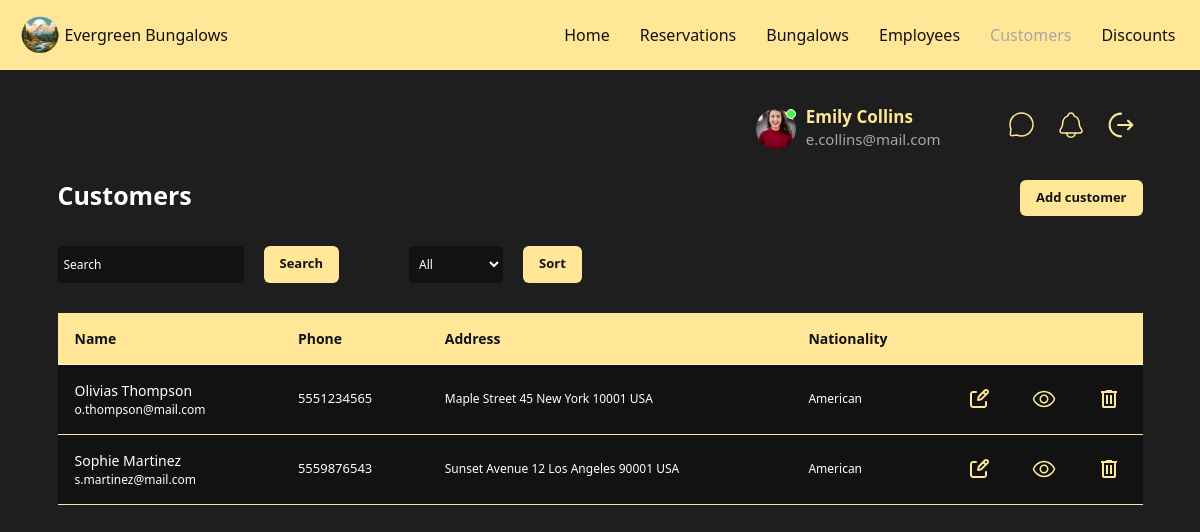
Page /Views/customers/customers.php (signed in) on the committed database.
### tables this page shows
CREATE TABLE `customer` (
  `id` int(11) NOT NULL,
  `idUser` int(11) NOT NULL,
  `nationality` varchar(100) DEFAULT NULL
);

CREATE TABLE `users` (
  `id` int(11) NOT NULL,
  `name` varchar(255) NOT NULL,
  `surname` varchar(255) NOT NULL,
  `email` varchar(255) NOT NULL,
  `phone_number` varchar(20) DEFAULT NULL,
  `addressId` int(11) DEFAULT NULL,
  `createdAt` timestamp NOT NULL DEFAULT current_timestamp()
);

CREATE TABLE `address` (
  `id` int(11) NOT NULL,
  `street` varchar(255) NOT NULL,
  `street_number` varchar(50) NOT NULL,
  `house_number` varchar(50) DEFAULT NULL,
  `city` varchar(255) NOT NULL,
  `country` varchar(255) NOT NULL,
  `postal_code` varchar(20) NOT NULL
);

### php/customers/customerFunc.php (called while the page is built, shortened)
<?php
    require_once __DIR__ . "/../server.php";
    function getCustomersForTable(): mysqli_result {
        global $server;
        $query = "
            select
                customer.*,
                users.name as customerName,
                users.surname as customerSurname,
                users.email as customerEmail,
                users.phone_number as customerPhoneNumber,
                address.street as customerStreet,
                address.street_number as customerStreetNumber,
                address.city as customerCity,
                address.postal_code as customerPostalCode,
                address.country as customerCountry
            from
                customer
            join
                users
            on
                customer.idUser = users.id
            join
                address
            on
                users.addressId = address.id
        ";
        $customer = mysqli_query($server, $query)
            or exit("Unable to execute query");
        return $customer;
    }
?>

### Views/customers/customers.php (the view, shortened to what this page needs)
<!DOCTYPE html>
<html lang="en">
	<head>
		<link rel="stylesheet" href="../../css/main.css" />
		<link
			href="https://cdn.jsdelivr.net/npm/bootstrap@5.3.3/dist/css/bootstrap.min.css"
			rel="stylesheet"
 />
	</head>
  <?php
    require "../../php/customers/customerFunc.php";
    if(isset($_POST['search'])){
      $searchQuery = $_POST['search'];
      $customers = searchCustomers($searchQuery);
    }
    else if(isset($_POST['sort']) && $_POST['sort'] !== 'all'){
      $sortQuery = $_POST['sort'];
      $customers = sortCustomers($sortQuery);
    } else if(isset($_POST['sort']) && $_POST['sort'] === 'all'){
      $customers = getCustomersForTable();
    }
    else{
      $customers = getCustomersForTable();
    }
    $sortQuery = $_POST['sort'] ?? "all";
  ?>
	<body>
        <nav class="navbar navbar-expand-lg">
            <div class="wrapper d-flex justify-content-between container-fluid">
                <a class="navbar-brand d-flex align-items-center" href="../home/home.php">
                    <img
                        src="../../assets/images/logo.png"
                        alt="Logo"
                        width="40"
                        height="40"
                        class="d-inline-block align-text-top me-2" />
                    Evergreen Bungalows
                </a>
              <div class="collapse navbar-collapse" id="navbarNavAltMarkup">
                <div class="navbar-nav">
                  <a class="nav-link"href="../home/home.php">Home</a>
                  <a class="nav-link" href="../reservations/reservations.php">Reservations</a>
                  <a class="nav-link" href="../bungalows/bungalows.php">Bungalows</a>
                  <a class="nav-link" href="../employees/employees.php">Employees</a>
                  <a class="nav-link active" aria-current="page" href="#">Customers</a>
                  <a class="nav-link" href="../discounts/discounts.php">Discounts</a>
                </div>
              </div>
            </div>
          </nav>
          <div class="wrapper">
            <div class="row">
              <div class="col-12">
                <main class="main">
                <?php
							    require "../includes/header.php"
						    ?>
                  <section class="section section__reservations mt-5">
                    <div class="heading d-flex justify-content-between mb-5">
                      <h1>Customers</h1>
                      <a href="addCustomer.php" class="button">Add customer</a>
                    </div>
                  </section>
                  <section class="section section__customers-table mt-5">
                    <div class="table-actions mb-5">
                      <form method="post" class="table-actions__search">
                        <input name="search" type="text" class="input-box" placeholder="Search" value="<?php echo $_POST['search'] ?? '' ?>" />
                        <button class="button">Search</button>
                      </form>
                      <form method="post" class="table-actions__sort">
                        <select name="sort" id="sort" class="input-box">
                          <option value="all"<?php echo $sortQuery === 'all' ? 'selected' : '' ?>>All</option>
                        </select>
                        <button class="button">Sort</button>
                      </form>
                    </div>
                    <table class="table reservations-table customers-table">
                      <thead>
                        <tr>
                          <th scope="col">Name</th>
                          <th scope="col">Phone</th>
                          <th scope="col">Address</th>
                          <th scope="col">Nationality</th>
                          <th scope="col"></th>
                        </tr>
                      </thead>
                      <tbody>
                          <?php
                            foreach($customers as $key=>$customer){
                          ?>
                            <tr>
                              <td>
                                <div class="reservations-table__guest">
                                  <span class="name">
                                    <?php echo $customer['customerName'] . " " . $customer['customerSurname']; ?>
                                  </span>
                                  <span class="email">
                                    <?php echo $customer['customerEmail']; ?>
                                  </span>
                                </div>
                              </td>
                              <td>
                                <div class="customers-table__phone">
                                  <?php echo $customer['customerPhoneNumber']; ?>
                                </div>
                              </td>
                              <td>
                                <div class="customers-table__address">
                                  <span class="street">
                                    <?php echo $customer['customerStreet'] . " " . $customer['customerStreetNumber']; ?>
                                  </span>
                                  <span class="city">
                                    <?php echo $customer['customerCity'] . " " . $customer['customerPostalCode']; ?>
                                  </span>
                                  <span class="country">
                                    <?php echo $customer['customerCountry']; ?>
                                  </span>
                                </div>
											        </td>
                              <td>
                                <div class="employees-table__nationality">
                                  <?php echo $customer['nationality']; ?>
                                </div>
                              </td>
                              <td>
                                <div class="reservations-table__actions">
                                  <form class="d-flex align-items-center justify-content-center" method="get">
                                    <a href="editCustomer.php?id=<?php echo $customer['id']; ?>">
                                      <img src="../../assets/icons/edit.svg" alt="" />
                                    </a>
                                  </form>
                                  <form class="d-flex align-items-center justify-content-center" method="get">
                                    <a href="custItem.php?id=<?php echo $customer['id']; ?>">
                                      <img src="../../assets/icons/view.svg" alt="View icon" />
                                    </a>
                                  </form>
                                  <form class="d-flex align-items-center justify-content-center" action="../../php/customers/deleteCustomer.php" method="post">
                                    <button class="svg-button" href="">
                                      <img src="../../assets/icons/delete.svg" alt="Delete icon" />
                                    </button>
                                </form>
                                </div>
                              </td>
									          </tr>
                            <?php
                          }
                        ?>
                      </tbody>
                    </table>
                  </section>
                </main>
              </div>
            </div>
          </div>
	</body>
</html>

### css/main.css (style rules this page uses)
.heading { color: white; }
.heading h1, .heading h2 { font-weight: 600; text-transform: capitalize; font-size: 1.8rem; }
@media screen and (min-width: 768px) { .heading h1, .heading h2 { font-size: 2.5rem; } }
@media screen and (min-width: 768px) { .heading h1 { font-size: 2.5rem !important; } }
@media screen and (min-width: 768px) { .nav-link { gap: 1.2rem !important; padding: 0; margin: 0; font-size: 1.5rem; font-weight: 400; -webkit-box-pack: start; -ms-flex-pack: start; justify-content: start; } }
@media screen and (min-width: 768px) { .main { padding: 3.7rem 2.3rem; } }
@media (min-width: 992px) { .main { padding: 3.7rem 4rem; } }
@media (min-width: 1200px) { .main { padding: 3.7rem 5rem !important; } }
@media (min-width: 1200px) { .nav-link { font-size: 1.6rem; } }
.button { border-radius: 6px; padding: 0.7rem 1.5rem; font-size: 1.3rem; font-weight: 700; color: #121212; background: #ffe797; border: 1px solid transparent; -webkit-transition: opacity 0.3s ease-in-out; transition: opacity 0.3s ease-in-out; text-decoration: none; cursor: pointer; margin-right: 0 !important; }
.svg-button { background: none; border: none; }
.table th, .table td { color: #121212 !important; }
.reservations-table img { border-radius: 6px; -o-object-fit: cover; object-fit: cover; aspect-ratio: 1/1; }
.reservations-table__guest { display: -webkit-box; display: -ms-flexbox; display: flex; -webkit-box-orient: vertical; -webkit-box-direction: normal; -ms-flex-direction: column; flex-direction: column; }
.reservations-table__guest .name { font-size: 1.4rem; font-weight: 500; }
.reservations-table__guest .email { font-size: 1.2rem; font-weight: 400; }
.reservations-table__actions { display: -webkit-box; display: -ms-flexbox; display: flex; gap: 0.5rem; -webkit-box-pack: justify; -ms-flex-pack: justify; justify-content: space-between; }
.reservations-table__actions a, .reservations-table__actions .svg-button { border-radius: 6px; background: none; padding: 0.4rem; border: 1px solid transparent; -webkit-transition: all 0.3s ease-in-out; transition: all 0.3s ease-in-out; text-decoration: none; cursor: pointer !important; }
.customers-table__phone, .customers-table__nationality { font-size: 1.3rem; }
.table tbody td { cursor: initial !important; }
.table { border-radius: 6px !important; font-family: inherit; }
.table thead th { background-color: #ffe797 !important; font-size: 1.4rem; padding: 1.5rem 1.7rem; cursor: pointer; color: #121212 !important; font-weight: 600; border-bottom: 1px solid #fff8e0; }
.table tbody td { background-color: #121212; color: white !important; font-size: 1.2rem; padding: 1.5rem 1.7rem; }
.table tbody td:last-of-type { cursor: pointer !important; }
.table tbody tr { border-bottom: 1px solid #ffe797; cursor: unset !important; }
.table tbody th, .table tbody td { cursor: pointer; vertical-align: middle; }
.table-actions { display: -webkit-box; display: -ms-flexbox; display: flex; gap: 7rem; }
.table-actions__sort, .table-actions__search { display: -webkit-box; display: -ms-flexbox; display: flex; gap: 2rem; }
.input-box { border-radius: 4px; padding: 0.8rem 0.5rem; background-color: #121212; border: 1px solid transparent; color: white; -webkit-transition: all 0.3s ease-in-out; transition: all 0.3s ease-in-out; height: 100%; font-size: 1.2rem; }
.input-box::placeholder { color: white; }
*, *::after, *::before { margin: 0; padding: 0; -webkit-box-sizing: border-box; box-sizing: border-box; }
html { font-size: 62.5%; }
body { font-family: "Nunito", sans-serif; background-color: #1e1e1e !important; color: white; position: relative; }
.wrapper { width: 100%; max-width: 1200px; margin: 0 auto; }
.navbar { background: #ffe797; font-size: 1.6rem; padding: 1.2rem !important; }
.navbar .navbar-nav { gap: 2rem; }
.navbar .navbar-collapse { -webkit-box-pack: end; -ms-flex-pack: end; justify-content: end; }
.navbar a { color: #121212 !important; font-weight: 500; -webkit-transition: color 0.3s ease-in-out; transition: color 0.3s ease-in-out; }
.navbar a.active { color: #a7a7a7 !important; }
.navbar-brand { font-size: 1.6rem !important; }
.main { padding: 1.95rem; }
.row { margin: 0 !important; }
@media screen and (min-width: 992px) { .navbar-expand-lg { position: sticky !important; top: 0 !important; z-index: 100000; } }

### rows in the picture
customer: idUser.name "Olivias", idUser.surname "Thompson", idUser.email "o.thompson@mail.com", idUser.phone_number "5551234565", address.street "Maple Street", address.street_number "45", address.city "New York", address.postal_code "10001", address.country "USA", nationality "American"
customer: idUser.name "Sophie", idUser.surname "Martinez", idUser.email "s.martinez@mail.com", idUser.phone_number "5559876543", address.street "Sunset Avenue", address.street_number "12", address.city "Los Angeles", address.postal_code "90001", address.country "USA", nationality "American"

### other values in the picture
$employee['employeeName'] "Emily"
$employee['employeeSurname'] "Collins"
$employee['employeeEmail'] "e.collins@mail.com"
